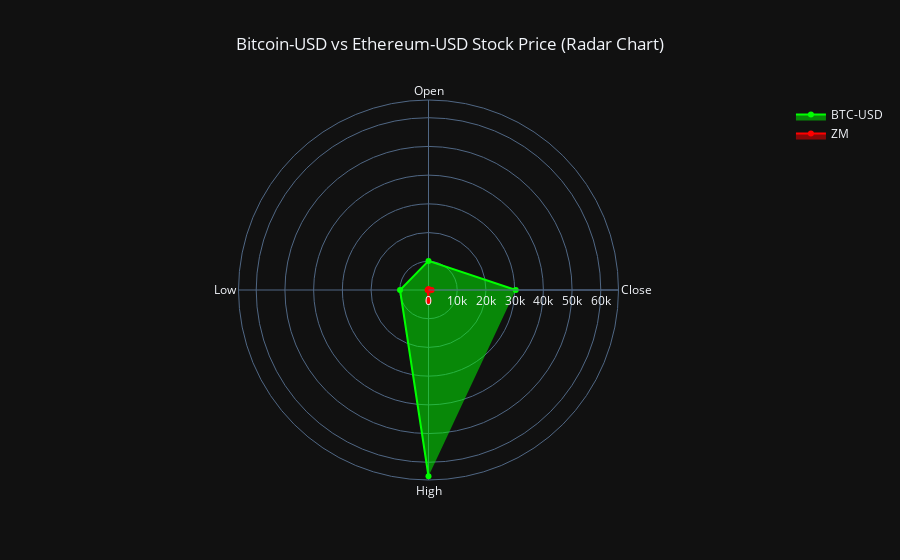

The notebook cell this image was saved under:
### Code cell
trace0 = go.Scatterpolar(
    r = [btc['Close'].mean(), btc['Open'].min(), btc['Low'].min(), btc['High'].max()], 
    theta = ['Close', 'Open', 'Low', 'High'], line = dict(color ='lime'), 
    name='BTC-USD', fill = 'toself'
    )

trace1 = go.Scatterpolar(
      r = [eth['Close'].mean(),eth['Open'].min(), eth['Low'].min(),eth['High'].max()],
      theta = ['Close','Open','Low','High'], line =  dict(
            color = 'red'), name='ZM',
      fill = 'toself'
    )

fig5 = go.Figure([trace0, trace1])

fig5.update_layout(go.Layout(
      polar = dict(
        radialaxis = dict(
          visible = True)),
            title=dict({
        'text': "Bitcoin-USD vs Ethereum-USD Stock Price (Radar Chart)",
        'x':0.5,
        'xanchor': 'center'})))
fig5.show()

### Figure 1 — Plotly figure (JSON) as saved in the notebook; plotly's stock layout.template omitted (floating-point values rounded to 4 significant figures)
{"data": [{"fill": "toself", "line": {"color": "lime"}, "name": "BTC-USD", "r": [30380.0, 10130.0, 9916.0, 64860.0], "theta": ["Close", "Open", "Low", "High"], "type": "scatterpolar"}, {"fill": "toself", "line": {"color": "red"}, "name": "ZM", "r": [1087.0, 320.6, 316.8, 3807.0], "theta": ["Close", "Open", "Low", "High"], "type": "scatterpolar"}], "layout": {"polar": {"radialaxis": {"visible": true}}, "title": {"text": "Bitcoin-USD vs Ethereum-USD Stock Price (Radar Chart)", "x": 0.5, "xanchor": "center"}}}
